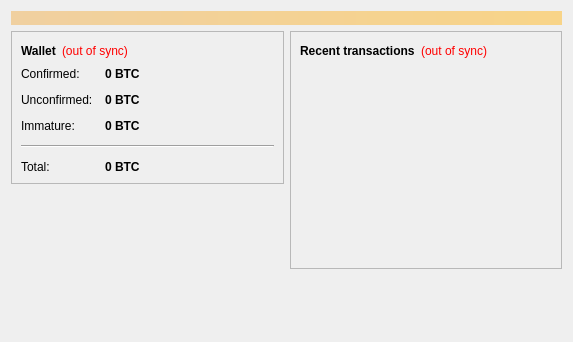
<?xml version="1.0" encoding="UTF-8"?>
<ui version="4.0">
 <class>OverviewPage</class>
 <widget class="QWidget" name="OverviewPage">
  <property name="geometry">
   <rect>
    <x>0</x>
    <y>0</y>
    <width>573</width>
    <height>342</height>
   </rect>
  </property>
  <property name="windowTitle">
   <string>Form</string>
  </property>
  <layout class="QVBoxLayout" name="topLayout">
   <item>
    <widget class="QLabel" name="labelAlerts">
     <property name="visible">
      <bool>false</bool>
     </property>
     <property name="styleSheet">
      <string notr="true">background-color: qlineargradient(x1: 0, y1: 0, x2: 1, y2: 0, stop:0 #F0D0A0, stop:1 #F8D488); color:#000000;</string>
     </property>
     <property name="wordWrap">
      <bool>true</bool>
     </property>
     <property name="margin">
      <number>3</number>
     </property>
    </widget>
   </item>
   <item>
    <layout class="QHBoxLayout" name="horizontalLayout" stretch="1,1">
     <item>
      <layout class="QVBoxLayout" name="verticalLayout_2">
       <item>
        <widget class="QFrame" name="frame">
         <property name="frameShape">
          <enum>QFrame::StyledPanel</enum>
         </property>
         <property name="frameShadow">
          <enum>QFrame::Raised</enum>
         </property>
         <layout class="QVBoxLayout" name="verticalLayout_4">
          <item>
           <layout class="QHBoxLayout" name="horizontalLayout_4">
            <item>
             <widget class="QLabel" name="label_5">
              <property name="font">
               <font>
                <weight>75</weight>
                <bold>true</bold>
               </font>
              </property>
              <property name="text">
               <string>Wallet</string>
              </property>
             </widget>
            </item>
            <item>
             <widget class="QLabel" name="labelWalletStatus">
              <property name="toolTip">
               <string>The displayed information may be out of date. Your wallet automatically synchronizes with the PI network after a connection is established, but this process has not completed yet.</string>
              </property>
              <property name="styleSheet">
               <string notr="true">QLabel { color: red; }</string>
              </property>
              <property name="text">
               <string notr="true">(out of sync)</string>
              </property>
              <property name="alignment">
               <set>Qt::AlignLeading|Qt::AlignLeft|Qt::AlignVCenter</set>
              </property>
             </widget>
            </item>
            <item>
             <spacer name="horizontalSpacer_2">
              <property name="orientation">
               <enum>Qt::Horizontal</enum>
              </property>
              <property name="sizeHint" stdset="0">
               <size>
                <width>40</width>
                <height>20</height>
               </size>
              </property>
             </spacer>
            </item>
           </layout>
          </item>
          <item>
           <layout class="QFormLayout" name="formLayout_2">
            <property name="fieldGrowthPolicy">
             <enum>QFormLayout::AllNonFixedFieldsGrow</enum>
            </property>
            <property name="horizontalSpacing">
             <number>12</number>
            </property>
            <property name="verticalSpacing">
             <number>12</number>
            </property>
            <item row="0" column="0">
             <widget class="QLabel" name="label">
              <property name="text">
               <string>Confirmed:</string>
              </property>
             </widget>
            </item>
            <item row="0" column="1">
             <widget class="QLabel" name="labelBalance">
              <property name="font">
               <font>
                <weight>75</weight>
                <bold>true</bold>
               </font>
              </property>
              <property name="cursor">
               <cursorShape>IBeamCursor</cursorShape>
              </property>
              <property name="toolTip">
               <string>Your current spendable balance</string>
              </property>
              <property name="text">
               <string notr="true">0 BTC</string>
              </property>
              <property name="textInteractionFlags">
               <set>Qt::LinksAccessibleByMouse|Qt::TextSelectableByKeyboard|Qt::TextSelectableByMouse</set>
              </property>
             </widget>
            </item>
            <item row="1" column="0">
             <widget class="QLabel" name="label_3">
              <property name="text">
               <string>Unconfirmed:</string>
              </property>
             </widget>
            </item>
            <item row="1" column="1">
             <widget class="QLabel" name="labelUnconfirmed">
              <property name="font">
               <font>
                <weight>75</weight>
                <bold>true</bold>
               </font>
              </property>
              <property name="cursor">
               <cursorShape>IBeamCursor</cursorShape>
              </property>
              <property name="toolTip">
               <string>Total of transactions that have yet to be confirmed, and do not yet count toward the spendable balance</string>
              </property>
              <property name="text">
               <string notr="true">0 BTC</string>
              </property>
              <property name="textInteractionFlags">
               <set>Qt::LinksAccessibleByMouse|Qt::TextSelectableByKeyboard|Qt::TextSelectableByMouse</set>
              </property>
             </widget>
            </item>
            <item row="2" column="0">
             <widget class="QLabel" name="labelImmatureText">
              <property name="text">
               <string>Immature:</string>
              </property>
             </widget>
            </item>
            <item row="2" column="1">
             <widget class="QLabel" name="labelImmature">
              <property name="font">
               <font>
                <weight>75</weight>
                <bold>true</bold>
               </font>
              </property>
              <property name="toolTip">
               <string>Mined balance that has not yet matured</string>
              </property>
              <property name="text">
               <string notr="true">0 BTC</string>
              </property>
              <property name="textInteractionFlags">
               <set>Qt::LinksAccessibleByMouse|Qt::TextSelectableByKeyboard|Qt::TextSelectableByMouse</set>
              </property>
             </widget>
            </item>
            <item row="3" column="0" colspan="2">
             <widget class="Line" name="line">
              <property name="orientation">
               <enum>Qt::Horizontal</enum>
              </property>
             </widget>
            </item>
            <item row="4" column="0">
             <widget class="QLabel" name="labelTotalText">
              <property name="text">
               <string>Total:</string>
              </property>
             </widget>
            </item>
            <item row="4" column="1">
             <widget class="QLabel" name="labelTotal">
              <property name="font">
               <font>
                <weight>75</weight>
                <bold>true</bold>
               </font>
              </property>
              <property name="cursor">
               <cursorShape>IBeamCursor</cursorShape>
              </property>
              <property name="toolTip">
               <string>Your current total balance</string>
              </property>
              <property name="text">
               <string notr="true">0 BTC</string>
              </property>
              <property name="textInteractionFlags">
               <set>Qt::LinksAccessibleByMouse|Qt::TextSelectableByKeyboard|Qt::TextSelectableByMouse</set>
              </property>
             </widget>
            </item>
           </layout>
          </item>
         </layout>
        </widget>
       </item>
       <item>
        <spacer name="verticalSpacer">
         <property name="orientation">
          <enum>Qt::Vertical</enum>
         </property>
         <property name="sizeHint" stdset="0">
          <size>
           <width>20</width>
           <height>40</height>
          </size>
         </property>
        </spacer>
       </item>
       <item>
        <widget class="QLabel" name="label_2">
         <property name="text">
          <string/>
         </property>
         <property name="pixmap">
          <pixmap resource="../bitcoin.qrc">:/icons/bitcoin</pixmap>
         </property>
        </widget>
       </item>
      </layout>
     </item>
     <item>
      <layout class="QVBoxLayout" name="verticalLayout_3">
       <item>
        <widget class="QFrame" name="frame_2">
         <property name="frameShape">
          <enum>QFrame::StyledPanel</enum>
         </property>
         <property name="frameShadow">
          <enum>QFrame::Raised</enum>
         </property>
         <layout class="QVBoxLayout" name="verticalLayout">
          <item>
           <layout class="QHBoxLayout" name="horizontalLayout_2">
            <item>
             <widget class="QLabel" name="label_4">
              <property name="text">
               <string>&lt;b&gt;Recent transactions&lt;/b&gt;</string>
              </property>
             </widget>
            </item>
            <item>
             <widget class="QLabel" name="labelTransactionsStatus">
              <property name="toolTip">
               <string>The displayed information may be out of date. Your wallet automatically synchronizes with the PI network after a connection is established, but this process has not completed yet.</string>
              </property>
              <property name="styleSheet">
               <string notr="true">QLabel { color: red; }</string>
              </property>
              <property name="text">
               <string notr="true">(out of sync)</string>
              </property>
              <property name="alignment">
               <set>Qt::AlignRight|Qt::AlignTrailing|Qt::AlignVCenter</set>
              </property>
             </widget>
            </item>
            <item>
             <spacer name="horizontalSpacer">
              <property name="orientation">
               <enum>Qt::Horizontal</enum>
              </property>
              <property name="sizeHint" stdset="0">
               <size>
                <width>40</width>
                <height>20</height>
               </size>
              </property>
             </spacer>
            </item>
           </layout>
          </item>
          <item>
           <widget class="QListView" name="listTransactions">
            <property name="styleSheet">
             <string notr="true">QListView { background: transparent; }</string>
            </property>
            <property name="frameShape">
             <enum>QFrame::NoFrame</enum>
            </property>
            <property name="verticalScrollBarPolicy">
             <enum>Qt::ScrollBarAlwaysOff</enum>
            </property>
            <property name="horizontalScrollBarPolicy">
             <enum>Qt::ScrollBarAlwaysOff</enum>
            </property>
            <property name="selectionMode">
             <enum>QAbstractItemView::NoSelection</enum>
            </property>
           </widget>
          </item>
         </layout>
        </widget>
       </item>
       <item>
        <spacer name="verticalSpacer_2">
         <property name="orientation">
          <enum>Qt::Vertical</enum>
         </property>
         <property name="sizeHint" stdset="0">
          <size>
           <width>20</width>
           <height>40</height>
          </size>
         </property>
        </spacer>
       </item>
      </layout>
     </item>
    </layout>
   </item>
  </layout>
 </widget>
 <resources>
  <include location="../bitcoin.qrc"/>
 </resources>
 <connections/>
</ui>
